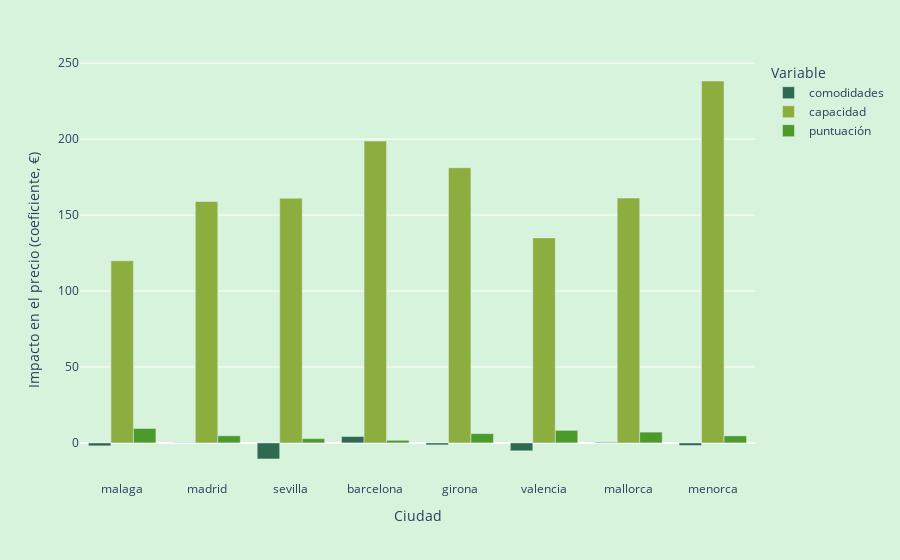

The cell this chart's notebook holds for it:
### Code cell
# Formato Plotly
coef_long = coef_df.melt(id_vars='city', var_name='Variable', value_name='Impacte')

# Renombramos las variables
rename_dict = {
    'comoditats': 'comodidades',
    'accommodates': 'capacidad',
    'review_scores_rating': 'puntuación'
}
coef_long['Variable'] = coef_long['Variable'].replace(rename_dict)

colors = {
    'comodidades': '#2D6A4F', 'capacidad': '#8BAE3F', 'puntuación': '#4C9A2A'}

# Grafico de barras agrupadas
fig = px.bar(coef_long, x='city', y='Impacte', color='Variable', color_discrete_map=colors, barmode='group')

# Colores del fondo
fig.update_layout(
    plot_bgcolor='#D8F3DC',
    paper_bgcolor='#D8F3DC',
    yaxis_title='Impacto en el precio (coeficiente, €)',
    xaxis_title='Ciudad',
    legend_title_text='Variable'
)

fig.show()

### Figure 1 — Plotly figure (JSON) as saved in the notebook; plotly's stock layout.template omitted (floating-point values rounded to 4 significant figures)
{"data": [{"alignmentgroup": "True", "hovertemplate": "Variable=comodidades<br>city=%{x}<br>Impacte=%{y}<extra></extra>", "legendgroup": "comodidades", "marker": {"color": "#2D6A4F", "pattern": {"shape": ""}}, "name": "comodidades", "offsetgroup": "comodidades", "orientation": "v", "showlegend": true, "textposition": "auto", "type": "bar", "x": ["malaga", "madrid", "sevilla", "barcelona", "girona", "valencia", "mallorca", "menorca"], "xaxis": "x", "y": [-1.94, 0.1746, -10.59, 4.206, -1.306, -5.204, 0.4318, -1.69], "yaxis": "y"}, {"alignmentgroup": "True", "hovertemplate": "Variable=capacidad<br>city=%{x}<br>Impacte=%{y}<extra></extra>", "legendgroup": "capacidad", "marker": {"color": "#8BAE3F", "pattern": {"shape": ""}}, "name": "capacidad", "offsetgroup": "capacidad", "orientation": "v", "showlegend": true, "textposition": "auto", "type": "bar", "x": ["malaga", "madrid", "sevilla", "barcelona", "girona", "valencia", "mallorca", "menorca"], "xaxis": "x", "y": [119.9, 158.9, 161.1, 198.7, 181.2, 135.0, 161.2, 238.3], "yaxis": "y"}, {"alignmentgroup": "True", "hovertemplate": "Variable=puntuación<br>city=%{x}<br>Impacte=%{y}<extra></extra>", "legendgroup": "puntuación", "marker": {"color": "#4C9A2A", "pattern": {"shape": ""}}, "name": "puntuación", "offsetgroup": "puntuación", "orientation": "v", "showlegend": true, "textposition": "auto", "type": "bar", "x": ["malaga", "madrid", "sevilla", "barcelona", "girona", "valencia", "mallorca", "menorca"], "xaxis": "x", "y": [9.495, 4.696, 2.819, 1.728, 6.111, 8.262, 7.115, 4.635], "yaxis": "y"}], "layout": {"autosize": true, "barmode": "group", "legend": {"title": {"text": "Variable"}, "tracegroupgap": 0}, "margin": {"t": 60}, "paper_bgcolor": "#D8F3DC", "plot_bgcolor": "#D8F3DC", "xaxis": {"anchor": "y", "autorange": true, "domain": [0, 1], "range": [-0.5, 7.5], "title": {"text": "Ciudad"}, "type": "category"}, "yaxis": {"anchor": "x", "autorange": true, "domain": [0, 1], "range": [-24.42, 252.1], "title": {"text": "Impacto en el precio (coeficiente, €)"}, "type": "linear"}}}
